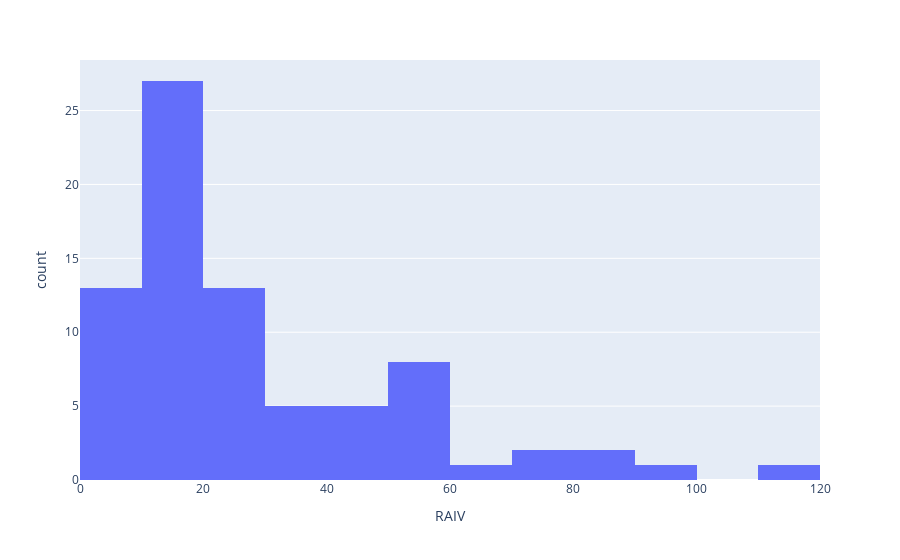

Notebook source saved alongside this figure:
### Code cell
# y값 뷸균형 확인하기
import plotly.express as px

fig=px.histogram(y_test, x='RAIV')
fig.show()

### Figure 1 — Plotly figure (JSON) as saved in the notebook; plotly's stock layout.template omitted (floating-point values rounded to 4 significant figures)
{"data": [{"alignmentgroup": "True", "bingroup": "x", "hovertemplate": "RAIV=%{x}<br>count=%{y}<extra></extra>", "legendgroup": "", "marker": {"color": "#636efa", "pattern": {"shape": ""}}, "name": "", "offsetgroup": "", "orientation": "v", "showlegend": false, "type": "histogram", "x": [21.8, 17.9, 8.1, 30.4, 60.5, 13.1, 14.2, 45.6, 6.7, 15.2, 16.8, 24, 28.8, 55.6, 9.9, 29.1, 85.4, 36.5, 12.3, 51.1, 30.5, 14.9, 93.6, 13.4, 55.6, 8.6, 12.6, 16.1, 43.9, 11.2, 6.1, 51.1, 20.6, 20.6, 15.3, 7.1, 57.8, 29.1, 88.5, 15, 5.1, 22.6, 52.6, 9.6, 23.7, 42.1, 21.6, 10.9, 6.6, 11.7, 12.8, 46.2, 25.8, 24.7, 10.8, 16.8, 8.8, 21.8, 46, 10.1, 18.1, 36.5, 11.9, 15.3, 7.1, 18.5, 74.6, 14, 74.6, 6.5, 57.7, 4.6, 56.3, 19.7, 114, 36.5, 14.1, 19.4], "xaxis": "x", "yaxis": "y"}], "layout": {"barmode": "relative", "legend": {"tracegroupgap": 0}, "margin": {"t": 60}, "xaxis": {"anchor": "y", "domain": [0, 1], "title": {"text": "RAIV"}}, "yaxis": {"anchor": "x", "domain": [0, 1], "title": {"text": "count"}}}}
